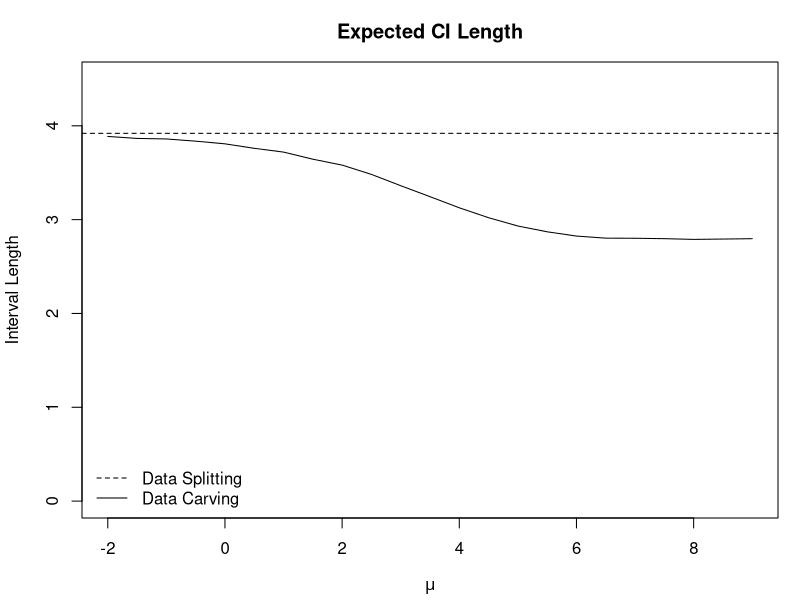

This chart was generated by the following R code:
D = read.table('equal_tailed_lengths.csv', sep=',')
mu.vals = D[,1]
ci.length = D[,2]

pdf("ciBivar.pdf",height=4,width=4)
par(mar=c(4.1,4.1,3.1,1.1))
plot(mu.vals,ci.length,type="l",ylim=c(0,4.5),
     xlab=expression(mu),
     ylab="Interval Length",
     main="Expected CI Length",
     yaxt="n")
axis(2,0:4)
abline(2*qnorm(0.975),0,lty=2)
legend("bottomleft",legend=c("Data Splitting","Data Carving"),lty=2:1,bty="n")
dev.off()